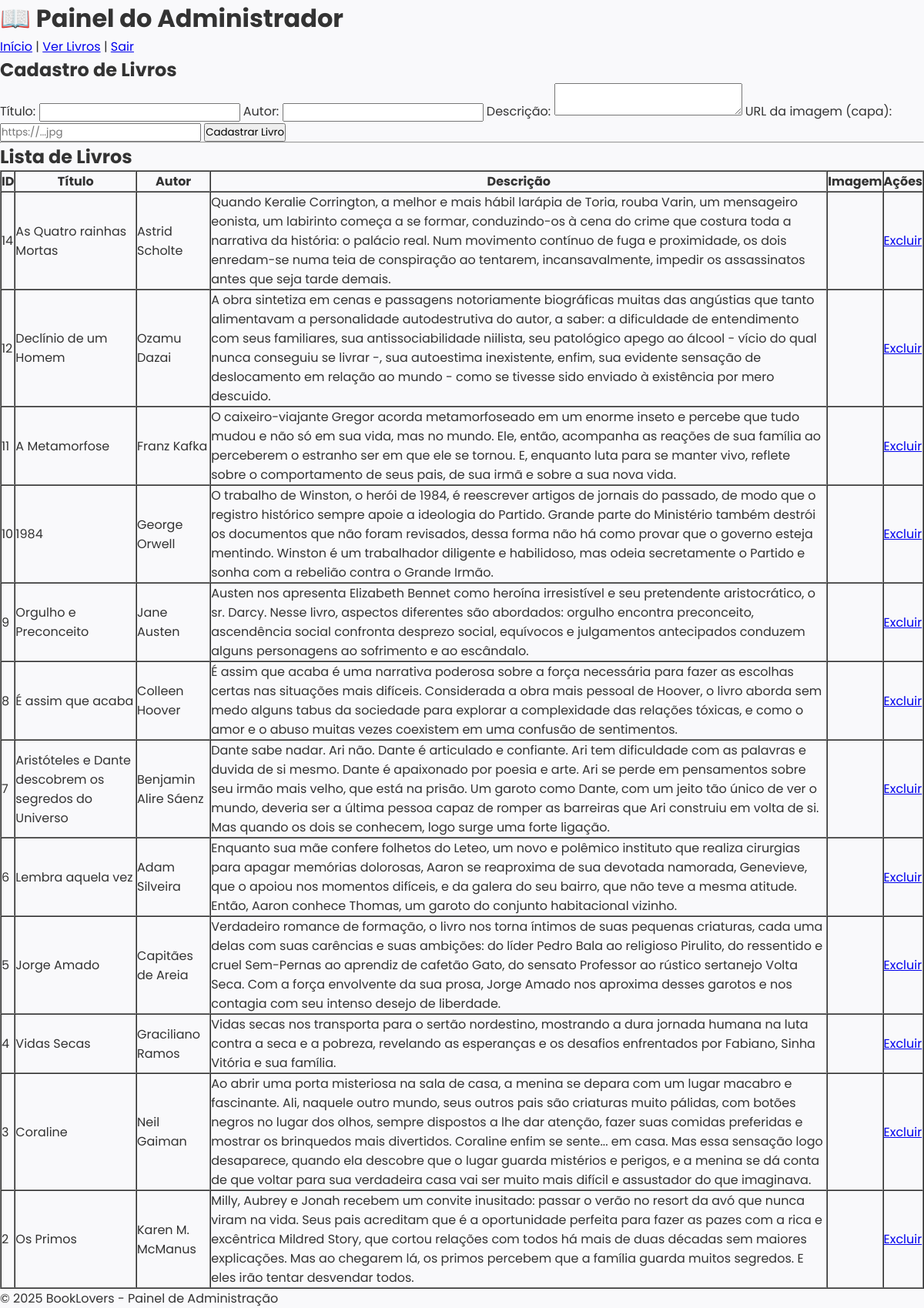
/back-end/livros.php (signed in), run on the app's committed database.
### tables this page shows
CREATE TABLE `livros` (
  `id` int(11) NOT NULL,
  `usuario_id` int(11) NOT NULL,
  `titulo` varchar(255) DEFAULT NULL,
  `autor` varchar(255) DEFAULT NULL,
  `descricao` text DEFAULT NULL,
  `imagem` varchar(255) DEFAULT NULL,
  `capa` varchar(255) NOT NULL
);

### back-end/livros.php (the view, shortened to what this page needs)
<?php
$servername = "localhost";
$username = "root";
$password = "";
$dbname = "booklovers";
$conn = new mysqli($servername, $username, $password, $dbname);
$sql = "SELECT * FROM livros ORDER BY id DESC";
$result = $conn->query($sql);
?>
<!DOCTYPE html>
<html lang="pt-br">
<head>
<link rel="stylesheet" href="admin.css">
</head>
<body>
<header>
  <h1>📖 Painel do Administrador</h1>
  <nav>
    <a href="../front-end/index.php">Início</a> |
    <a href="../front-end/livros.php">Ver Livros</a> |
    <a href="logout.php">Sair</a>
  </nav>
</header>
<main>
  <h2>Cadastro de Livros</h2>
  <form method="POST" class="form-cadastro">
    <label>Título:</label>
    <input type="text" name="titulo" required>
    <label>Autor:</label>
    <input type="text" name="autor" required>
    <label>Descrição:</label>
    <textarea name="descricao" required></textarea>
    <label>URL da imagem (capa):</label>
    <input type="text" name="imagem" placeholder="https://...jpg">
    <button type="submit" name="cadastrar">Cadastrar Livro</button>
  </form>
  <hr>
  <h2>Lista de Livros</h2>
  <table border="1" cellpadding="8" cellspacing="0">
    <tr>
      <th>ID</th>
      <th>Título</th>
      <th>Autor</th>
      <th>Descrição</th>
      <th>Imagem</th>
      <th>Ações</th>
    </tr>
    <?php if($result->num_rows > 0): ?>
      <?php while($row = $result->fetch_assoc()): ?>
        <tr>
          <td><?= $row['id']; ?></td>
          <td><?= htmlspecialchars($row['titulo']); ?></td>
          <td><?= htmlspecialchars($row['autor']); ?></td>
          <td><?= htmlspecialchars($row['descricao']); ?></td>
          <td><img src="<?= htmlspecialchars($row['imagem']); ?>" width="80"></td>
          <td>
            <a href="?excluir=<?= $row['id']; ?>" onclick="return confirm('Tem certeza que deseja excluir este livro?')">Excluir</a>
          </td>
        </tr>
      <?php endwhile; ?>
    <?php else: ?>
      <tr><td colspan="6">Nenhum livro cadastrado ainda.</td></tr>
    <?php endif; ?>
  </table>
</main>
<footer>
  <p>© 2025 BookLovers - Painel de Administração</p>
</footer>
</body>
</html>

### front-end/admin.css (style rules this page uses)
* { margin: 0; padding: 0; box-sizing: border-box; font-family: 'Poppins', sans-serif; }
body { background-color: #f9f9fb; color: #333; min-height: 100vh; display: flex; flex-direction: column; }

### data on the page
livros: id "14", titulo "As Quatro rainhas Mortas", autor "Astrid Scholte", descricao "Quando Keralie Corrington, a melhor e mais hábil larápia de Toria, rouba Varin, um mensageiro eonista, um labirinto começa a se formar, conduzindo-os à cena do crime que costura toda a narrativa da história: o palácio real. Num movimento contínuo de fuga e proximidade, os dois enredam-se numa teia de conspiração ao tentarem, incansavalmente, impedir os assassinatos antes que seja tarde demais."
livros: id "12", titulo "Declínio de um Homem", autor "Ozamu Dazai", descricao "A obra sintetiza em cenas e passagens notoriamente biográficas muitas das angústias que tanto alimentavam a personalidade autodestrutiva do autor, a saber: a dificuldade de entendimento com seus familiares, sua antissociabilidade niilista, seu patológico apego ao álcool - vício do qual nunca conseguiu se livrar -, sua autoestima inexistente, enfim, sua evidente sensação de deslocamento em relação ao mundo - como se tivesse sido enviado à existência por mero descuido."
livros: id "11", titulo "A Metamorfose", autor "Franz Kafka", descricao "O caixeiro-viajante Gregor acorda metamorfoseado em um enorme inseto e percebe que tudo mudou e não só em sua vida, mas no mundo. Ele, então, acompanha as reações de sua família ao perceberem o estranho ser em que ele se tornou. E, enquanto luta para se manter vivo, reflete sobre o comportamento de seus pais, de sua irmã e sobre a sua nova vida."
livros: id "10", titulo "1984", autor "George Orwell", descricao "O trabalho de Winston, o herói de 1984, é reescrever artigos de jornais do passado, de modo que o registro histórico sempre apoie a ideologia do Partido. Grande parte do Ministério também destrói os documentos que não foram revisados, dessa forma não há como provar que o governo esteja mentindo. Winston é um trabalhador diligente e habilidoso, mas odeia secretamente o Partido e sonha com a rebelião contra o Grande Irmão."
livros: id "9", titulo "Orgulho e Preconceito", autor "Jane Austen", descricao "Austen nos apresenta Elizabeth Bennet como heroína irresistível e seu pretendente aristocrático, o sr. Darcy. Nesse livro, aspectos diferentes são abordados: orgulho encontra preconceito, ascendência social confronta desprezo social, equívocos e julgamentos antecipados conduzem alguns personagens ao sofrimento e ao escândalo."
livros: id "8", titulo "É assim que acaba", autor "Colleen Hoover", descricao "É assim que acaba é uma narrativa poderosa sobre a força necessária para fazer as escolhas certas nas situações mais difíceis. Considerada a obra mais pessoal de Hoover, o livro aborda sem medo alguns tabus da sociedade para explorar a complexidade das relações tóxicas, e como o amor e o abuso muitas vezes coexistem em uma confusão de sentimentos."
livros: id "7", titulo "Aristóteles e Dante descobrem os segredos do Universo", autor "Benjamin Alire Sáenz", descricao "Dante sabe nadar. Ari não. Dante é articulado e confiante. Ari tem dificuldade com as palavras e duvida de si mesmo. Dante é apaixonado por poesia e arte. Ari se perde em pensamentos sobre seu irmão mais velho, que está na prisão. Um garoto como Dante, com um jeito tão único de ver o mundo, deveria ser a última pessoa capaz de romper as barreiras que Ari construiu em volta de si. Mas quando os dois se conhecem, logo surge uma forte ligação."
livros: id "6", titulo "Lembra aquela vez", autor "Adam Silveira", descricao "Enquanto sua mãe confere folhetos do Leteo, um novo e polêmico instituto que realiza cirurgias para apagar memórias dolorosas, Aaron se reaproxima de sua devotada namorada, Genevieve, que o apoiou nos momentos difíceis, e da galera do seu bairro, que não teve a mesma atitude. Então, Aaron conhece Thomas, um garoto do conjunto habitacional vizinho."
livros: id "5", titulo "Jorge Amado", autor "Capitães de Areia", descricao "Verdadeiro romance de formação, o livro nos torna íntimos de suas pequenas criaturas, cada uma delas com suas carências e suas ambições: do líder Pedro Bala ao religioso Pirulito, do ressentido e cruel Sem-Pernas ao aprendiz de cafetão Gato, do sensato Professor ao rústico sertanejo Volta Seca. Com a força envolvente da sua prosa, Jorge Amado nos aproxima desses garotos e nos contagia com seu intenso desejo de liberdade."
livros: id "4", titulo "Vidas Secas", autor "Graciliano Ramos", descricao "Vidas secas nos transporta para o sertão nordestino, mostrando a dura jornada humana na luta contra a seca e a pobreza, revelando as esperanças e os desafios enfrentados por Fabiano, Sinha Vitória e sua família."
livros: id "3", titulo "Coraline", autor "Neil Gaiman", descricao "Ao abrir uma porta misteriosa na sala de casa, a menina se depara com um lugar macabro e fascinante. Ali, naquele outro mundo, seus outros pais são criaturas muito pálidas, com botões negros no lugar dos olhos, sempre dispostos a lhe dar atenção, fazer suas comidas preferidas e mostrar os brinquedos mais divertidos. Coraline enfim se sente... em casa. Mas essa sensação logo desaparece, quando ela descobre que o lugar guarda mistérios e perigos, e a menina se dá conta de que voltar para sua verdadeira casa vai ser muito mais difícil e assustador do que imaginava."
livros: id "2", titulo "Os Primos", autor "Karen M. McManus", descricao "Milly, Aubrey e Jonah recebem um convite inusitado: passar o verão no resort da avó que nunca viram na vida. Seus pais acreditam que é a oportunidade perfeita para fazer as pazes com a rica e excêntrica Mildred Story, que cortou relações com todos há mais de duas décadas sem maiores explicações. Mas ao chegarem lá, os primos percebem que a família guarda muitos segredos. E eles irão tentar desvendar todos."
